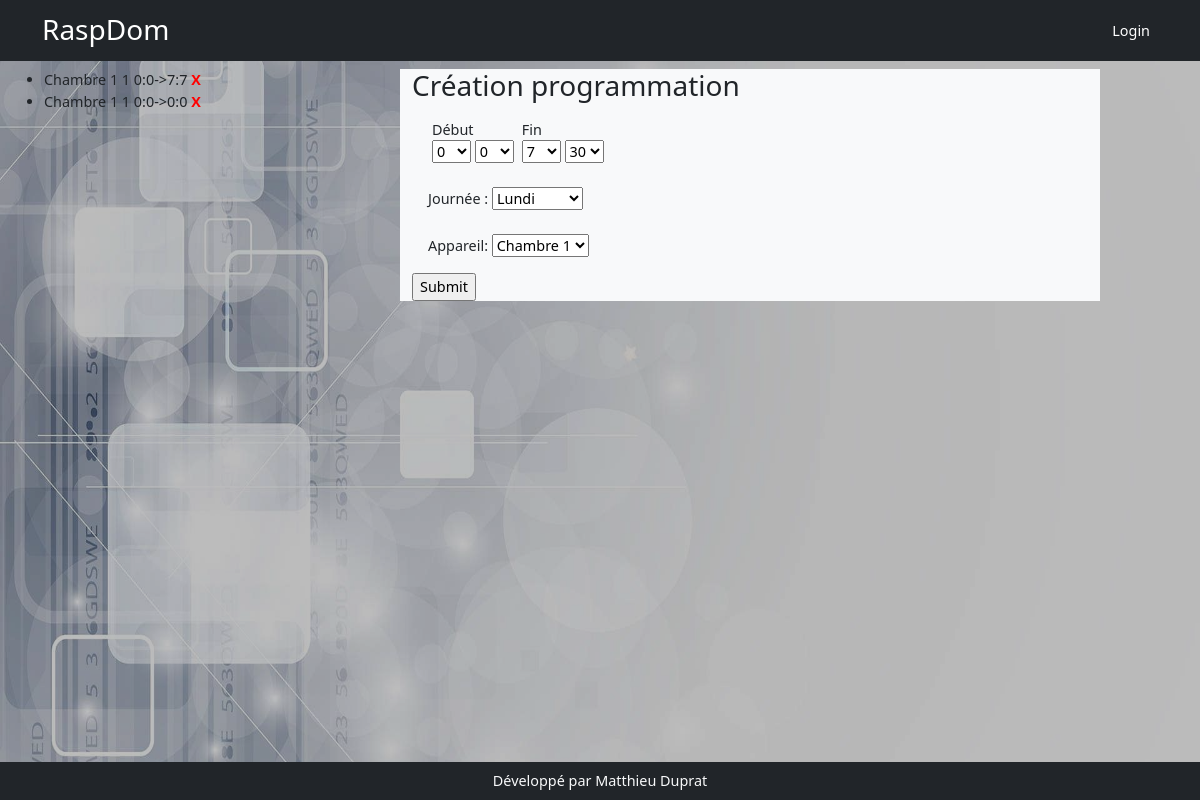
The app's page /programmation/edit/7, older data.
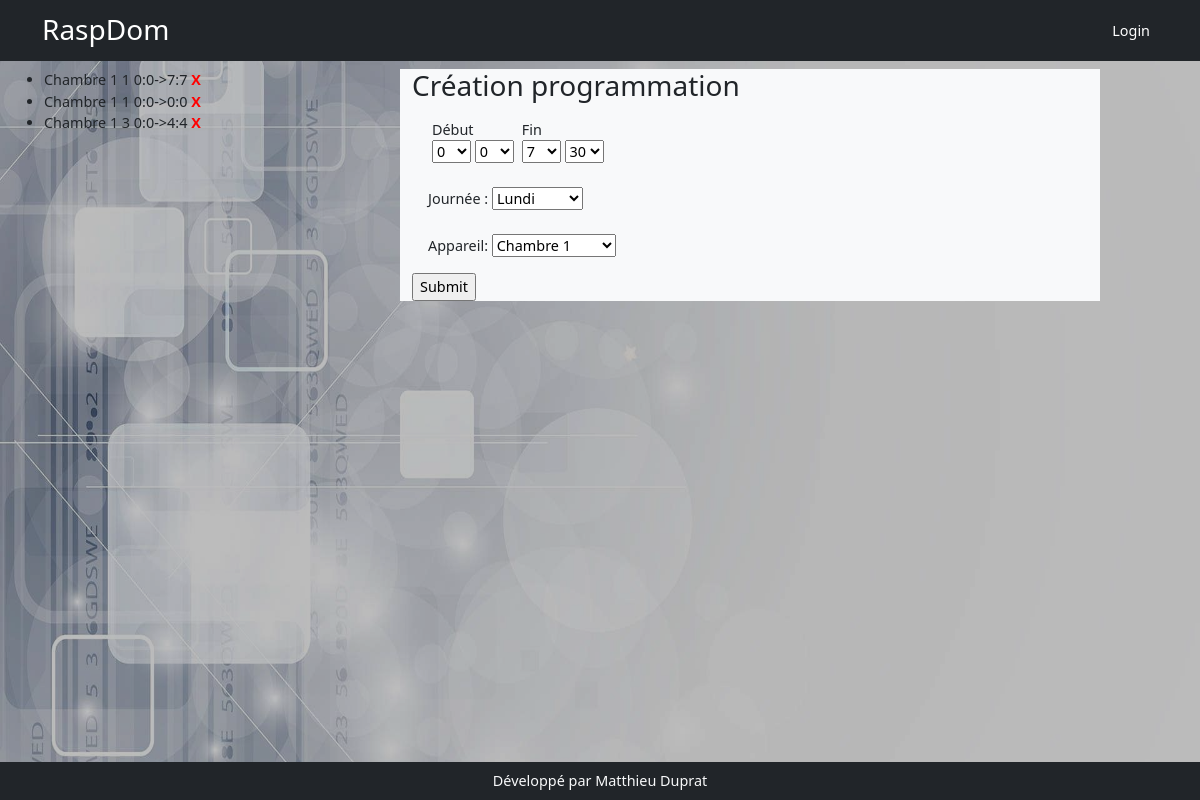
The same page, newer data.
### models.py (models this page shows, shortened)
class Programmation(db.Model):
    id = db.Column(db.Integer, primary_key=True)
    start = db.Column(db.Integer)
    start_min = db.Column(db.Integer)
    end = db.Column(db.Integer)
    end_min = db.Column(db.Integer)
    day = db.Column(db.Integer)
    appareil = db.Column(db.Integer, db.ForeignKey('appareil.id'), nullable=True)

class Appareil(db.Model):
    id = db.Column(db.Integer, primary_key=True)
    nom = db.Column(db.String(200))
    description = db.Column(db.String(200))
    categorieappareil = db.Column(db.String(200), nullable=True)
    sortie = db.Column(db.String(200), nullable=True)
    image = db.Column(db.String(200), nullable=True)
    gpios = db.relationship('Gpio', backref='appareil', lazy=True)
    order_gpio = db.Column(db.String(200))
    nbre_gpio = db.Column(db.Integer)
    programmations = db.relationship('Programmation', backref='appareil_programmation', lazy=True)
    mode_de_marche = db.relationship('ModeDeMarche', uselist=False,  backref='appareil_mode_de_marche', lazy=True)
    auto = db.relationship('Auto', uselist=False, backref='appareil_auto', lazy=True)
    sonde_id = db.Column(db.Integer, db.ForeignKey('sonde.id'))
    sonde = db.relationship('Sonde', uselist=False, backref='appareil_sonde', lazy=True)
    manuel = db.relationship('Manuel', uselist=False, backref='appareil_ordre', lazy=True)
    label = db.Column(db.String(250))

### app.py (the view)
@app.route('/programmation/edit/<int:programmation_id>', methods=['POST','GET'])
def edit_programmation(programmation_id):
    programmation = Programmation.query.get(programmation_id)
    programmationform = ProgrammationForm(obj=programmation, data=request.form)
    programmations = Programmation.query.filter_by(appareil=programmation.appareil_programmation.id).all()
    if programmationform.validate_on_submit():
        programmationform.populate_obj(programmation)
        db.session.add(programmation)
        db.session.commit()
        return redirect(url_for('liste_programmations'))
    programmationform.appareil.choices = [(data.id, data.nom) for data in Appareil.query.all()]
    return render_template('programmation/programmation.html', programmationform=programmationform, programmations=programmations)

### forms.py
class ProgrammationForm(FlaskForm):
    choices_day = [(1, 'Lundi'), (2, 'Mardi'), (3, 'Mercredi'), (4, 'Jeudi'), (5, 'Vendredi'), (6, 'Samedi'),
                   (7, 'Dimanche')]
    choices_min = [data for data in range(0,60,1)]
    choices_hours = [data for data in range(0,24)]
    start = SelectField(choices=choices_hours)
    start_min = SelectField(choices=choices_min)
    end = SelectField(choices=choices_hours)
    end_min = SelectField(choices=choices_min)
    day = SelectField(choices=choices_day)
    appareil = SelectField(validate_choice=False)

### templates/programmation/programmation.html (shortened to what this page needs)
{% extends 'base.html'%}
{% block content %}
<div class="row">
    <div class="col-md-3">
        <ul>
            {% for programmation in programmations if programmations %}
            <li>{{programmation.appareil_programmation.nom}} {{programmation.day}} {{programmation.start}}:{{programmation.start_min}}->{{programmation.end}}:{{programmation.end}} <span style="font-weight:bold;color:red;">X</span></li>
            {% endfor %}
        </ul>
    </div>
    <div class="col-md-7 mx-auto  bg-light">
        <h3>Création programmation</h3>
            <form action="" method="post">
                <div class="d-flex m-2 p-2">
                     <div class="d-flex flex-column mx-1">
                        <div>Début</div>
                        <div>{{programmationform.start}} {{programmationform.start_min}}</div>
                     </div>
                     <div class="d-flex flex-column mx-1">
                        <div>Fin</div>
                        <div>{{programmationform.end}} {{programmationform.end_min}}</div>
                    </div>
                </div>
                    <div class="m-2 p-2">
                        Journée : {{programmationform.day}}
                    </div>
                    <div class="m-2 p-2">
                        Appareil: {{programmationform.appareil}}
                    </div>
                <input type="submit">
            </form>
    </div>
</div>
{% endblock %}

Row changes from the older to the newer data that the page shows:
added Programmation: appareil_programmation.nom "Chambre 1", day "3", start "0", start_min "0", end "4"
